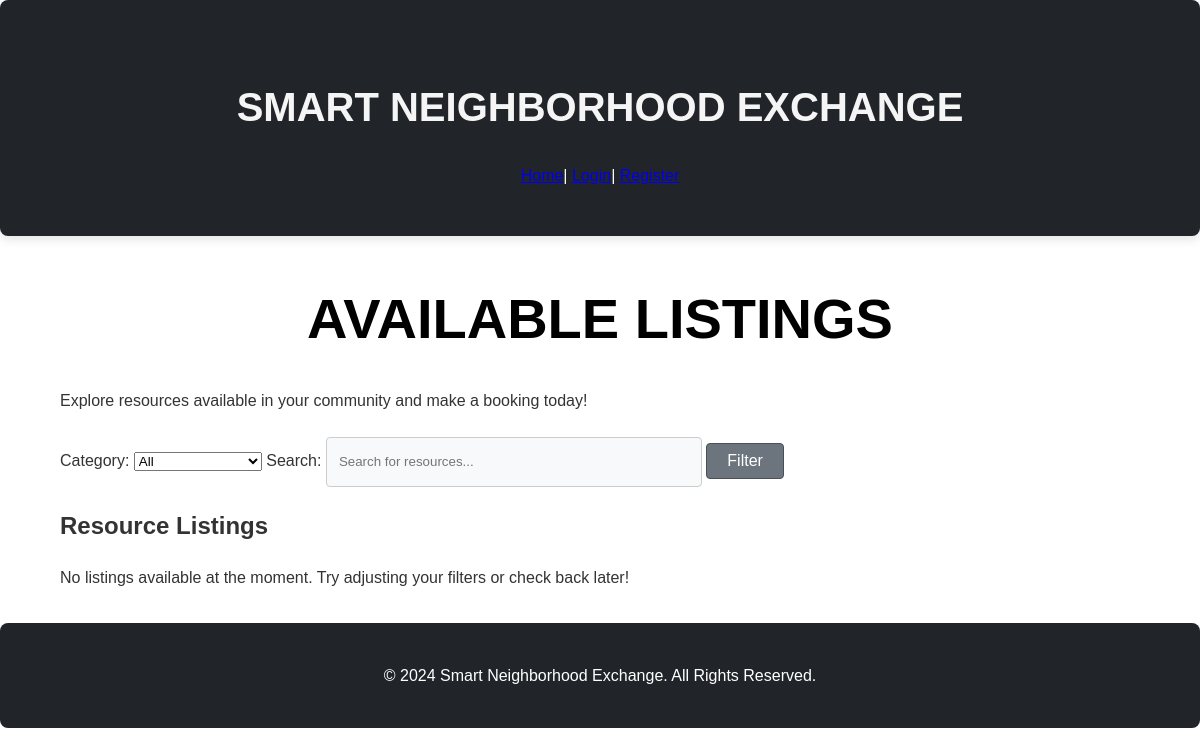
Page /listings on the earlier database version.
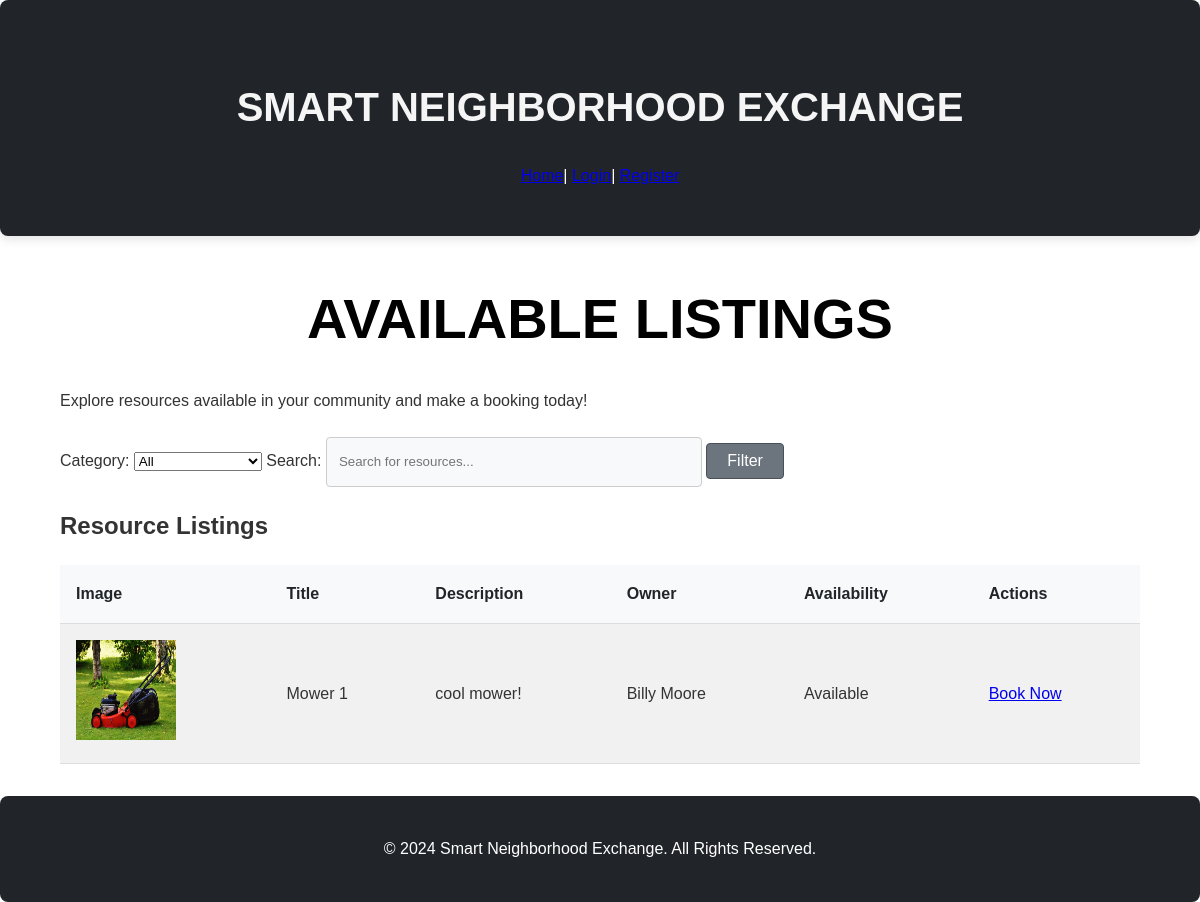
Same page on the later database version.
### tables this page shows
CREATE TABLE listings (
    id INTEGER PRIMARY KEY AUTOINCREMENT,
    user_id INTEGER NOT NULL,
    title TEXT NOT NULL,
    description TEXT NOT NULL,
    category TEXT NOT NULL,
    status TEXT DEFAULT 'available',
    date_posted TEXT NOT NULL,
    image_url TEXT,
    FOREIGN KEY (user_id) REFERENCES users (id)
);

CREATE TABLE users (
    id INTEGER PRIMARY KEY AUTOINCREMENT,
    name TEXT NOT NULL,
    email TEXT NOT NULL UNIQUE,
    password TEXT NOT NULL,
    profile_image TEXT,
    location TEXT,
    reputation_score INTEGER DEFAULT 0
);

### app.py (the view)
@app.route('/listings', methods=['GET'])
def listings():
    conn = get_db_connection()
    category = request.args.get('category', '')
    search = request.args.get('search', '')
    query = 'SELECT * FROM listings WHERE 1=1'
    params = []
    if category:
        query += ' AND category = ?'
        params.append(category)
    if search:
        query += ' AND (title LIKE ? OR description LIKE ?)'
        params.append(f'%{search}%')
        params.append(f'%{search}%')
    listings_data = conn.execute(query, params).fetchall()
    listings = []
    for listing in listings_data:
        owner = conn.execute('SELECT name FROM users WHERE id = ?', (listing['user_id'],)).fetchone()
        listing_with_owner = dict(listing)
        listing_with_owner['owner_name'] = owner['name'] if owner else 'Unknown'
        listings.append(listing_with_owner)
    conn.close()
    return render_template('listings.html', all_listings=listings)

### app.py (called while the page is built)
def get_db_connection():
    conn = sqlite3.connect('database.db')  # SQLite database file
    conn.row_factory = sqlite3.Row  # Enables dictionary-like access
    return conn

### templates/listings.html (shortened to what this page needs)
{% extends "layout.html" %}
{% block body %}
    <div class="container">
        <h1>Available Listings</h1>
        <p>Explore resources available in your community and make a booking today!</p>
        <section class="filters">
            <form method="GET" action="{{ url_for('listings') }}">
                <label for="category">Category:</label>
                <select id="category" name="category">
                    <option value="">All</option>
                </select>
                <label for="search">Search:</label>
                <input type="text" id="search" name="search" placeholder="Search for resources...">
                <button type="submit">Filter</button>
            </form>
        </section>
        <section class="listings">
            <h2>Resource Listings</h2>
            {% if all_listings %}
            <table>
                <thead>
                    <tr>
                        <th>Image</th>
                        <th>Title</th>
                        <th>Description</th>
                        <th>Owner</th>
                        <th>Availability</th>
                        <th>Actions</th>
                    </tr>
                </thead>
                <tbody>
                    {% for listing in all_listings %}
                    <tr>
                        <td><img src="{{ url_for('static', filename='/' + listing['image_url']) }}" alt="{{ listing['title'] }}" width="100" height="100"></td>
                        <td>{{ listing['title'] }}</td>
                        <td>{{ listing['description'] }}</td>
                        <td>{{ listing['owner_name'] }}</td>
                        <td>
                            {% if listing['status'] == 'available' %}
                                Available
                            {% else %}
                                Unavailable
                            {% endif %}
                        </td>
                        <td>
                            {% if listing['status'] == 'available' %}
                                <a href="{{ url_for('book_listing', listing_id=listing['id']) }}">Book Now</a>
                            {% else %}
                                <span>Unavailable</span>
                            {% endif %}
                        </td>
                    </tr>
                    {% endfor %}
                </tbody>
            </table>
            {% else %}
            <p>No listings available at the moment. Try adjusting your filters or check back later!</p>
            {% endif %}
        </section>
    </div>
{% endblock %}

Differences in the rows shown:
added listings: image_url (picture), title "Mower 1", description "cool mower!"
now on this page (row edited): users: owner_name "Billy Moore"
Other differences:
text no longer shown: "No listings available at the moment. Try adjusting your filters or check back later!"
text now shown: "Image Title Description Owner Availability Actions"
new list line: "Available Book Now"
